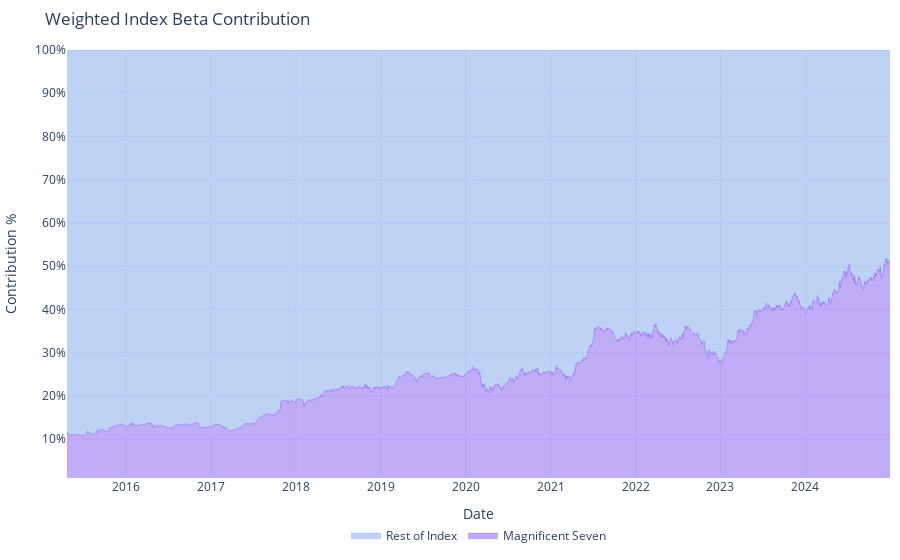

The notebook cell saved with this chart:
### Markdown cell above
*ii)* Weighted Index Beta Contribution

### Code cell
fig = go.Figure()


fig.add_trace(
    go.Scatter(
        x = weighted_beta_ts[window:].index,
        y = weighted_beta_ts[window:],
        name = 'Magnificent Seven',
        mode='lines',
        line=dict(width=0.5, color='rgb(131, 90, 241)'),
        stackgroup='one',
        groupnorm='percent'
    )
)

fig.add_trace(go.Scatter(
    x= weighted_beta_ts[window:].index,
    y = 1 - weighted_beta_ts[window:], 
    mode='lines',
    name = 'Rest of Index',
    line=dict(width=0.5, color='rgb(127, 166, 238)'),
    stackgroup='one'
))

fig.update_layout(title = 'Weighted Index Beta Contribution',
                  showlegend=True,yaxis=dict(type='linear',range=[1, 100],ticksuffix='%'),
                  margin=dict(l=10, r=10, t=50, b=10),
                  legend=dict(orientation="h",yanchor="top",y=-0.1,xanchor="center",x=0.5),
                  template = 'plotly_white'
                )
fig.update_yaxes(title = "Contribution %")
fig.update_xaxes(title = 'Date')
fig.show()

### Figure 1 — Plotly figure (JSON) as saved in the notebook; plotly's stock layout.template omitted (floating-point values rounded to 4 significant figures; data arrays with more than 128 entries replaced by an {"elided": "..."} marker saying what was removed)
{"data": [{"groupnorm": "percent", "line": {"color": "rgb(131, 90, 241)", "width": 0.5}, "mode": "lines", "name": "Magnificent Seven", "stackgroup": "one", "type": "scatter", "x": {"elided": "2282 str values"}, "y": {"elided": "2282 float values"}}, {"line": {"color": "rgb(127, 166, 238)", "width": 0.5}, "mode": "lines", "name": "Rest of Index", "stackgroup": "one", "type": "scatter", "x": {"elided": "2282 str values"}, "y": {"elided": "2282 float values"}}], "layout": {"legend": {"orientation": "h", "x": 0.5, "xanchor": "center", "y": -0.1, "yanchor": "top"}, "margin": {"b": 10, "l": 10, "r": 10, "t": 50}, "showlegend": true, "title": {"text": "Weighted Index Beta Contribution"}, "xaxis": {"title": {"text": "Date"}}, "yaxis": {"range": [1, 100], "ticksuffix": "%", "title": {"text": "Contribution %"}, "type": "linear"}}}
